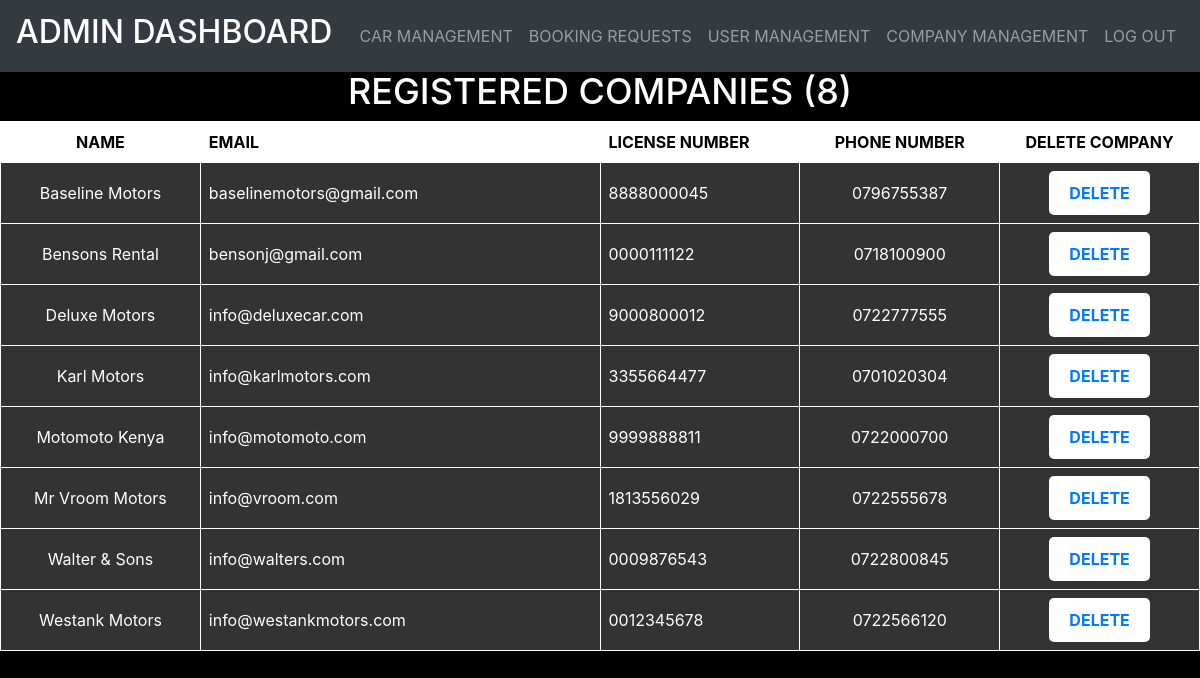
The page /admincompanymanagement.php on the database its author committed.
### tables this page shows
CREATE TABLE `company` (
  `cname` varchar(50) NOT NULL,
  `email` varchar(50) NOT NULL,
  `lic_num` varchar(50) NOT NULL,
  `phone_number` varchar(12) NOT NULL,
  `password` int(10) NOT NULL
);

### admincompanymanagement.php (the view, shortened to what this page needs)
<!DOCTYPE html>
<html lang="en">
<head>
    <link rel="stylesheet" href="slick.css">
    <link rel="stylesheet" href="style.css">
    <link rel="stylesheet" href="fixed.css">
    <link rel="stylesheet" href="bootstrap.min.css">
</head>
<body  data-spy="scroll" data-target="#navbarResponsive">
<?php
require_once('connection.php');
$query="select *from company";
$queryy=mysqli_query($con,$query);
$num=mysqli_num_rows($queryy);
?>
<nav class="navbar navbar-expand-lg navbar-dark bg-dark fixed-top">
        <a class="navbar-brand" href="admindash.php">
            <h2>ADMIN DASHBOARD</h2>
        </a>
        <div class="collapse navbar-collapse" id="navbarResponsive">
            <ul class="navbar-nav ml-auto">
                <li class="nav-item">
                    <a class="nav-link" href="admindash.php">CAR MANAGEMENT</a>
                </li>
                <li  class="nav-item">
                    <a class="nav-link"  href="adminbooking.php">BOOKING REQUESTS</a>
                </li>
                <li  class="nav-item">
                    <a class="nav-link"  href="adminusers.php">USER MANAGEMENT</a>
                </li>
                <li  class="nav-item">
                    <a class="nav-link"  href="admincompanymanagement.php">COMPANY MANAGEMENT</a>
                </li>
                <li class="nav-item">
                  <a class="nav-link" href="#" onclick="if(confirm('Are you sure you want to log out?')) { location.href='index.php'; }"><?php session_destroy();?>LOG OUT</a>
                </li>
            </ul>
        </div>
    </nav>
    <div>
            <h1 class="header">REGISTERED COMPANIES (<?php echo $num ?>)</h1>
            <div>
                <div>
                    <table class="content-table">
                <thead>
                    <tr>
                        <th>NAME</th>
                        <th>EMAIL</th>
                        <th>LICENSE NUMBER</th>
                        <th>PHONE NUMBER</th>
                        <th>DELETE COMPANY</th>
                    </tr>
                </thead>
                <tbody>
                <?php
                while($res=mysqli_fetch_array($queryy)){
                ?>
                <tr  class="active-row">
                    <td><?php echo $res['cname']?></php></td>
                    <td><?php echo $res['email'];?></php></td>
                    <td><?php echo $res['lic_num'];?></php></td>
                    <td><?php echo $res['phone_number'];?></php></td>
                    <td><button type="submit" class="but" name="approve" onclick="return confirm('Are you sure you want to delete this record?')"><a href="deletecompany.php?id=<?php echo $res['email']?>">DELETE</a></button></td>
                </tr>
               <?php } ?>
                </tbody>
                </table>
                </div>
            </div>
        </div>
</body>
</html>

### style.css (style rules this page uses)
body { margin: 0; padding: 0; color: black; font-family:'Lato', sans-serif ; }
.navbar-nav { display: flex; justify-content: center; }

### fixed.css (style rules this page uses)
.fixed-top { -webkit-backface-visibility: hidden; }

### admincompanymanagement.php (style rules this page uses)
body { background-color: black; color: white; }
.content-table th { background-color: white; color: black; }
.content-table td { background-color: black; color: white; }
.content-table .active-row td { background-color: #333333; }
.but { background-color: white; color: white; border: none; padding: 10px 20px; border-radius: 5px; text-decoration: none; font-size: 16px; font-weight: bold; cursor: pointer; }
.header { font-size: 36px; text-align: center; margin-top: 70px; color: white; }
.content-table { border-collapse: collapse; width: 100%; }
.content-table td, .content-table th { border: 1px solid white; padding: 8px; }
.content-table td:first-child, .content-table th:first-child { width: 10%; text-align: center; }
.content-table td:nth-child(2), .content-table th:nth-child(2) { width: 20%; }
.content-table td:nth-child(3), .content-table th:nth-child(3) { width: 10%; }
.content-table td:nth-child(4), .content-table th:nth-child(4) { width: 10%; text-align: center; }
.content-table td:nth-child(5), .content-table th:nth-child(5) { width: 10%; text-align: center; }

### rows shown on the page
company: cname "Baseline Motors", email "baselinemotors@gmail.com", lic_num "8888000045", phone_number "0796755387"
company: cname "Bensons Rental", email "bensonj@gmail.com", lic_num "0000111122", phone_number "0718100900"
company: cname "Deluxe Motors", email "info@deluxecar.com", lic_num "9000800012", phone_number "0722777555"
company: cname "Karl Motors", email "info@karlmotors.com", lic_num "3355664477", phone_number "0701020304"
company: cname "Motomoto Kenya", email "info@motomoto.com", lic_num "9999888811", phone_number "0722000700"
company: cname "Mr Vroom Motors", email "info@vroom.com", lic_num "1813556029", phone_number "0722555678"
company: cname "Walter & Sons", email "info@walters.com", lic_num "0009876543", phone_number "0722800845"
company: cname "Westank Motors", email "info@westankmotors.com", lic_num "0012345678", phone_number "0722566120"

### other values the page prints
$num "8"
